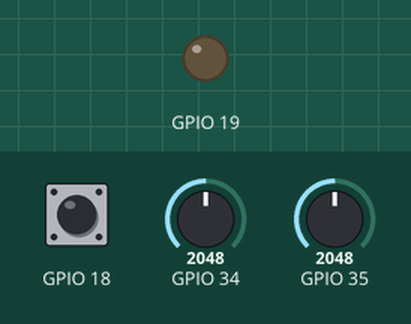
Bench run of a program on a simulated ESP32. On the bench: output pins drawn as LEDs (lit = HIGH). Inputs (shaded band) come from the test bench; at power-on: GPIO 18 HIGH, GPIO 34 = 2048, GPIO 35 = 2048.

Above: at 1.2 s.
1.3 s: GPIO 18 pulled LOW for 3.2 s
At 5.5 s:
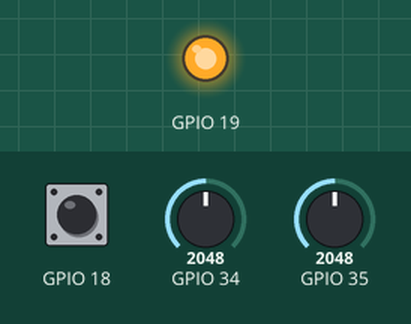
6.0 s: GPIO 18 pulled LOW for 0.15 s
At 6.8 s:
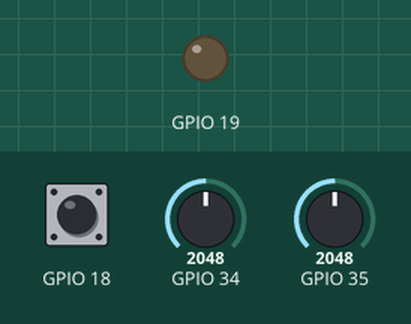
Timing chart, 0 to 9.0 s (numbered marks = the images above; inputs shaded):
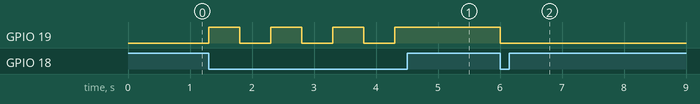

The program:

main.cpp
```cpp
#include <Arduino.h>
#include "../lib/src/transmitTask.h"
#include "../lib/src/toggleTask.h"

SemaphoreHandle_t toggleSemaphore;

void setup() {
    Serial.begin(9600);
    toggleSemaphore = xSemaphoreCreateBinary();

    //Task for transmitting data to the receiver with ESP-NOW
    xTaskCreate(
            transmitTask,
            "Transmit Task",
            2048,
            nullptr,
            1,
            nullptr
    );
    //Task for handling switch toggles
    xTaskCreate(
            toggleTask,
            "Toggle Task",
            1024,
            nullptr,
            1,
            nullptr
    );
}

void loop() {
    //Do not use
}
```

Measured:
- after the input at 1.3 s, GPIO 19: alternates HIGH for 0.50 s and LOW for 0.50 s, 7 changes in all, then stays HIGH, starting at once
- after the input at 6.0 s, GPIO 19: HIGH → LOW at once
